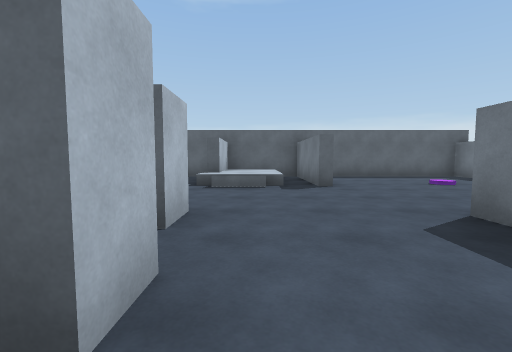
view 1 (above)

14 first-person views from a walk through a scene from a Unity 3-D project. The camera is 1.2 m above the floor, tilts 4° down and sees 90° across. The floor is counted in squares, 2 m on a side. Each view is taken from the middle of a square. On the plan, view 1 faces up. The plan holds only what a view shows up to about 9 squares ahead; the rest is blank. The place goes on beyond the plan. The player is left out.

view 2
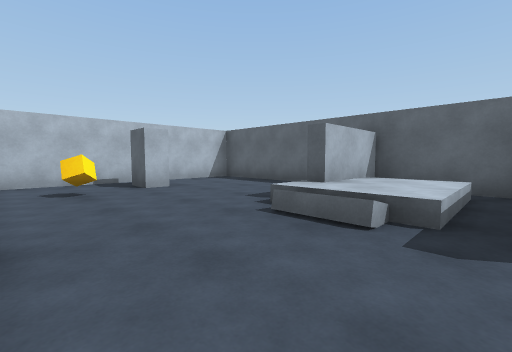

view 3
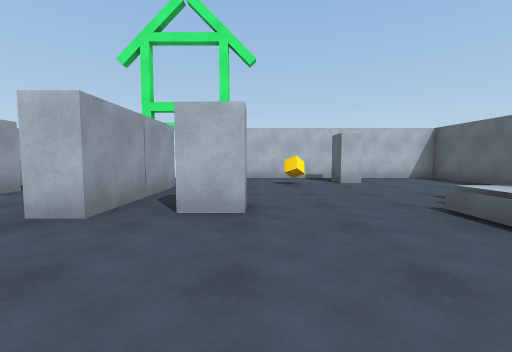

view 4
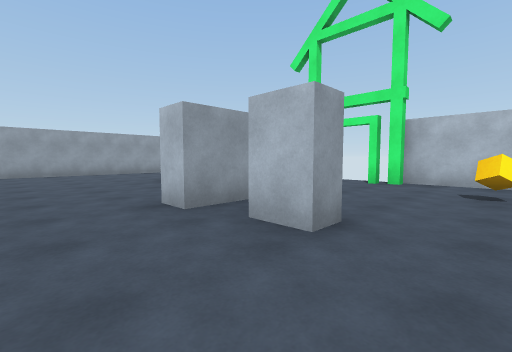

view 5
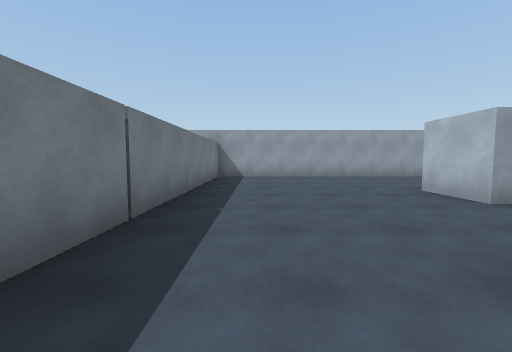

view 6
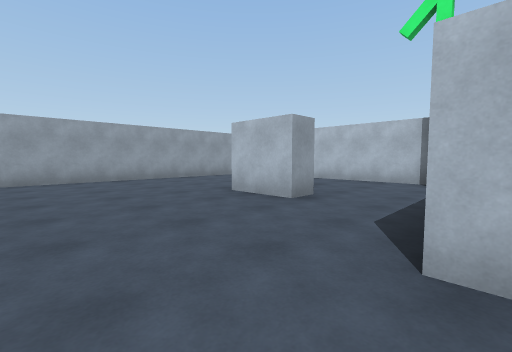

view 7
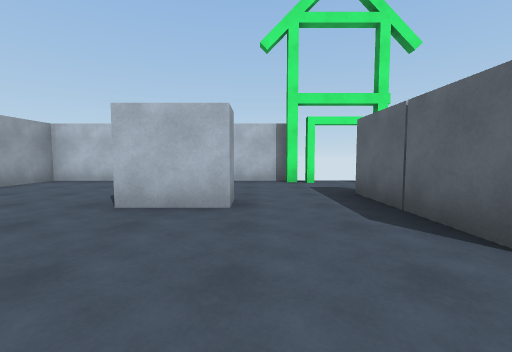

view 8
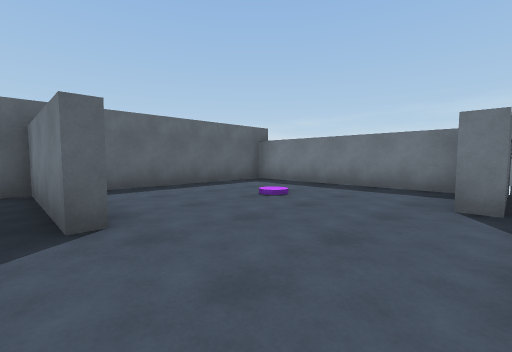

view 9
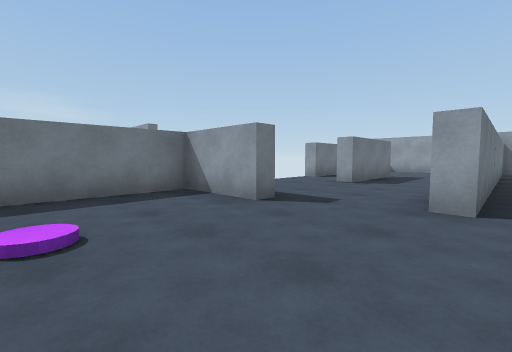

view 10
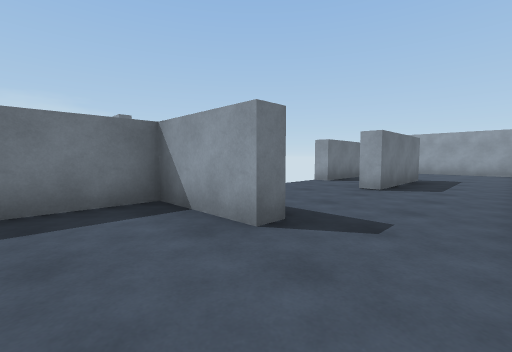

view 11
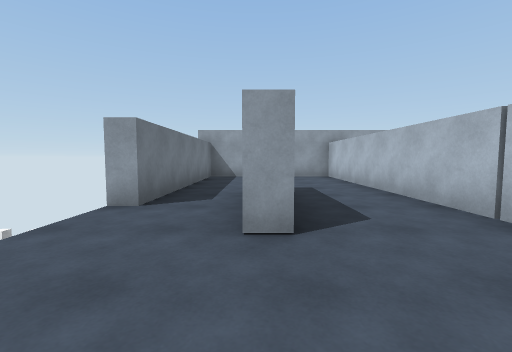

view 12
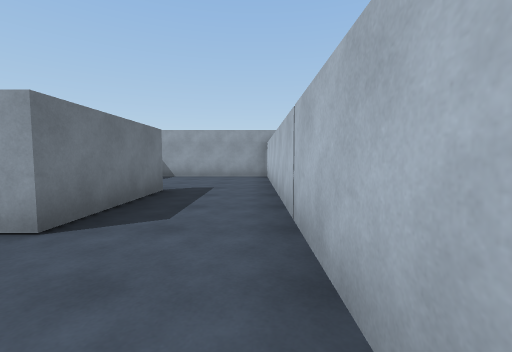

view 13
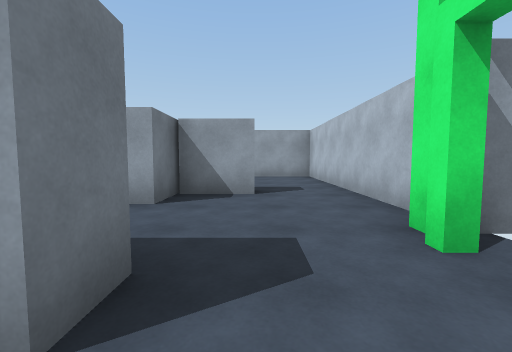

view 14
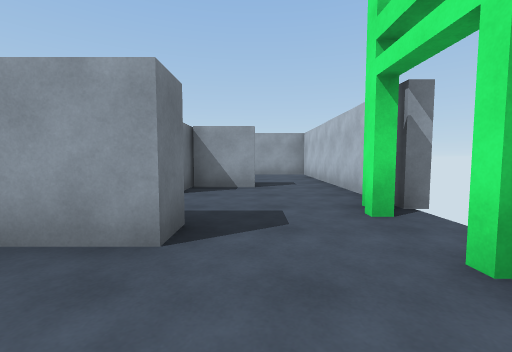

### Floor plan
Key: @ floor where view 1 was taken; # wall or solid block; x gap in a wall; . main floor; : floor 0.5 m higher than the main floor; / step, stairs or slope; O other object.
Columns run from 6 left of view 1 to 7 right of it. Each row starts with its distance up from view 1.
  9 ##############
  8 #....#/#.....#
  7 #....#:#.....#
  6 #....::#.....#
  5 #OO..//......#
  4 #.O..........#
  3 #....O.....###
  2 #O...O..#....
  1  ..###..#....
  0 #O....@.#..#.
 -1 #.......#..#.x
 -2 #..O....#..#.#
 -3 #.OO....#....#
 -4 #.......#....#
 -5 #.......#....#
 -6 #.......#....#
 -7 ##############

Where each view was taken, in squares from view 1:
view 1: 0 up, 0 right, facing up
view 2: 3 up, 1 right, facing up-left
view 3: 3 up, 2 right, facing left
view 4: 4 up, 1 right, facing down-left
view 5: 2 up, 1 right, facing down
view 6: 1 up, 1 right, facing down-left
view 7: 1 down, 1 right, facing left
view 8: 3 up, 1 right, facing up-right
view 9: 6 up, 2 right, facing down-right
view 10: 5 up, 3 right, facing down-right
view 11: 2 up, 5 right, facing down
view 12: 2 up, 3 right, facing down
view 13: 2 up, 4 left, facing down
view 14: 3 up, 4 left, facing down
